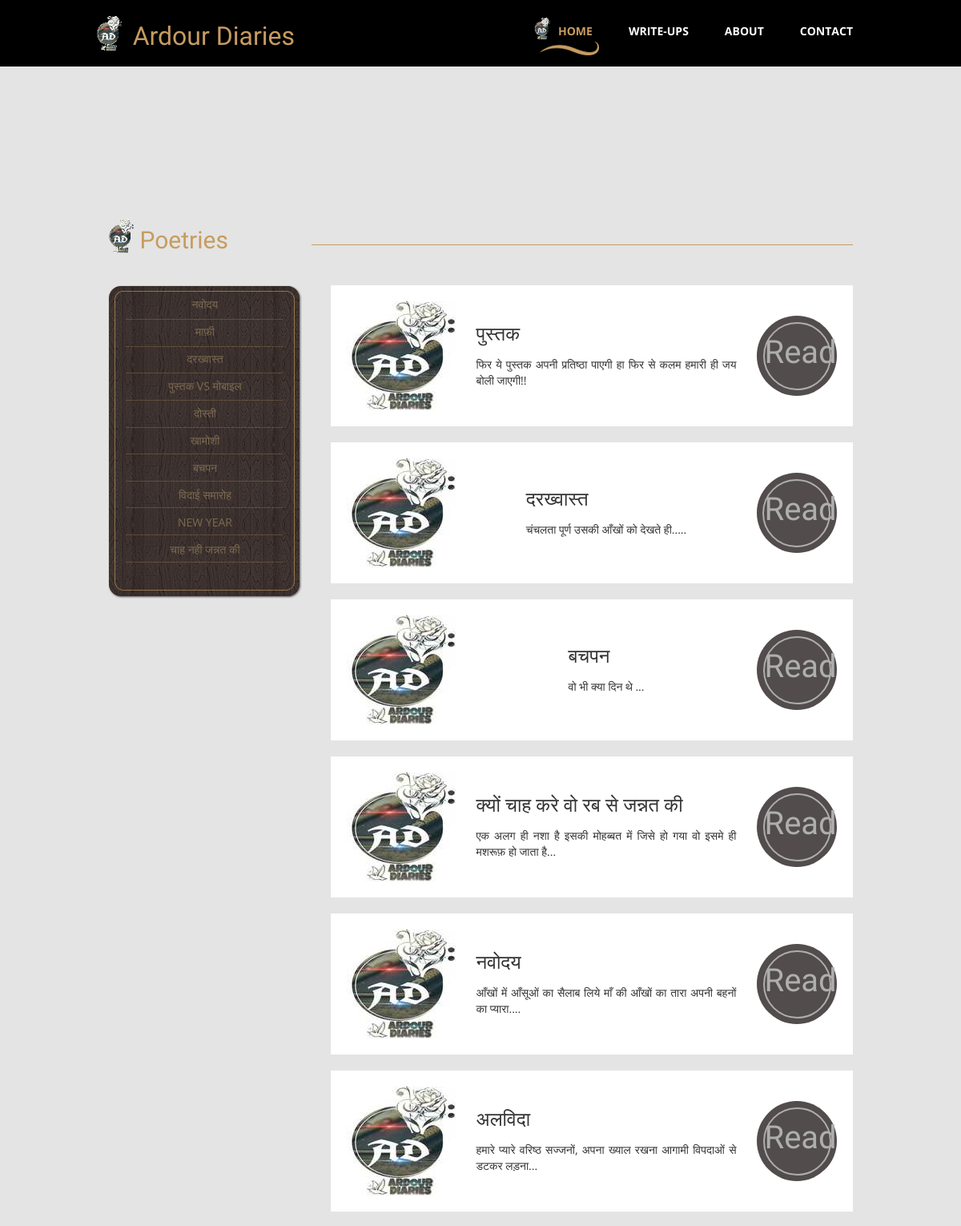
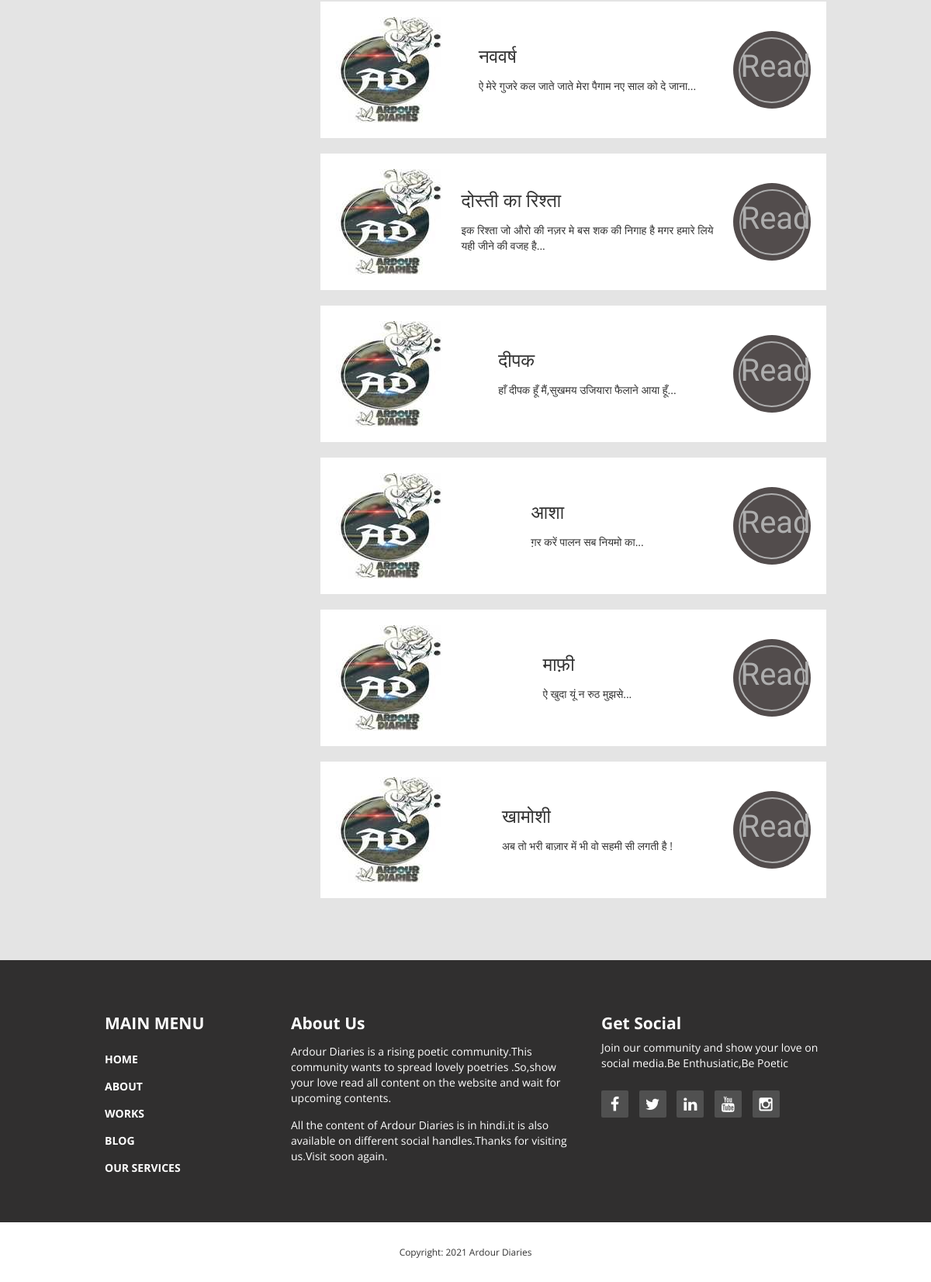
Page /poetries/ on the committed database (2 pictures, top to bottom).
### diaries/models.py (models this page shows, shortened)
class poems(models.Model):
    title = models.CharField(max_length=100, null=True)
    desc = models.TextField(max_length=500, null=True)
    content = models.TextField(max_length=5000, null=True)
    date_created = models.DateTimeField(auto_now_add=True, null=True)
    poems_image = models.ImageField(upload_to='poems',null=True, blank=True)
    insta_link = models.URLField(blank=True, null=True)
    fb_link = models.URLField(blank=True, null=True)
    class Meta:
        ordering = ["-date_created"]

### diaries/views.py (the view)
# urls.py: path('poetries/', views.poetries, name="poetries"),
def poetries(request):
    poem = poems.objects.all()
    return render(request, "poetries.html", {'poem': poem})

### templates/poetries.html
{% extends 'main.html' %}
{% block content %}
{% load static %}
    <div class="tm-main-section light-gray-bg">
      <div class="container" id="main">
        <section class="tm-section row">
          <div class="col-lg-12 tm-section-header-container margin-bottom-30">
            <h2 class="tm-section-header gold-text tm-handwriting-font"><img src="{% static 'img/logo.png' %}" alt="Logo" class="tm-site-logo"> Poetries</h2>
            <div class="tm-hr-container"><hr class="tm-hr"></div>
          </div>
          <div>
            <div class="col-lg-3 col-md-3">
              <div class="tm-position-relative margin-bottom-30">
                <nav class="tm-side-menu">
                  <ul>
                    <li><a href="/poetries/poeme/11">नवोदय</a></li>
                    <li><a href="/poetries/poeme/3">माफ़ी</a></li>
                    <li><a href="/poetries/poeme/1">दरख्वास्त</a></li>
                    <li><a href="/poetries/poeme/7">पुस्तक VS मोबाइल</a></li>
                    <li><a href="/poetries/poeme/8">दोस्ती</a></li>
                    <li><a href="/poetries/poeme/2">खामोशी</a></li>
                    <li><a href="/poetries/poeme/4">बचपन</a></li>
                    <li><a href="/poetries/poeme/10">विदाई समारोह</a></li>
                    <li><a href="/poetries/poeme/1">New Year</a></li>
                    <li><a href="/poetries/poeme/1"> चाह नही जन्नत की</a></li>
                  </ul>
                </nav>
                <img src="{% static 'img/vertical-menu-bg.png' %}" alt="Menu bg" class="tm-side-menu-bg">
              </div>
            </div>
            <div class="tm-menu-product-content col-lg-9 col-md-9">
            {% for i in poem %}
              <div class="tm-product">
                <img src="{% static 'img/logo1.jpeg' %}" alt="Poetries">
                <div class="tm-product-text">
                  <h3 class="tm-product-title">{{i.title}}</h3>
                  <p class="tm-product-description">{{i.desc}}</p>
                </div>
                <div class="tm-product-price">
                  <a href="/poetries/poeme/{{i.id}}" class="tm-product-price-link tm-handwriting-font">Read</a>
                </div>
              </div>
              {% endfor %}
            </div>
          </div>
        </section>
      </div>
    </div>
    {% endblock %}

### static/css/templatemo-style.css (style rules this page uses)
body { overflow-x: hidden; }
ul { margin: 0; padding: 0; }
* { font-family: 'Open Sans', sans-serif; }
.container { max-width: 960px; }
.tm-handwriting-font { font-family: 'Damion', cursive; }
.tm-site-logo, .tm-site-name { vertical-align: bottom; }
.tm-section { margin-bottom: 60px; }
.gold-text { color: #c79c60; }
.tm-position-relative { position: relative; }
.light-gray-bg { background-color: #e4e4e4; }
.tm-main-section { padding-top: 170px; }
.margin-bottom-30 { margin-bottom: 30px; }
.tm-section-header-container { display: -webkit-box; display: -webkit-flex; display: -ms-flexbox; display: flex; -webkit-box-align: end; -webkit-align-items: flex-end; -ms-flex-align: end; align-items: flex-end; }
.tm-section-header { width: 350px; }
.tm-hr-container { width: 100%; height: 41px; }
.tm-hr { border-color: #c79c60; }
.tm-side-menu { color: white; width: 242px; padding-top: 7px; position: relative; z-index: 1; text-align: center; text-transform: uppercase; }
.tm-side-menu-bg { position: absolute; top: 0; left: 0; }
.tm-side-menu li { list-style: none; }
.tm-side-menu li a { color: #7c6a51; padding: 7px; display: block; -webkit-transition: all 0.3s ease; transition: all 0.3s ease; }
.tm-product { margin-right: 0; margin-left: auto; max-width: 652px; display: -webkit-box; display: -webkit-flex; display: -ms-flexbox; display: flex; -webkit-box-pack: justify; -webkit-justify-content: space-between; -ms-flex-pack: justify; justify-content: space-between; -webkit-box-align: center; -webkit-align-items: center; -ms-flex-align: center; align-items: center; background-color: white; padding: 20px; }
.tm-product-text { max-width: 325px; }
.tm-product-price { width: 100px; height: 100px; background-color: rgb(82, 76, 76); border-radius: 50%; display: -webkit-box; display: -webkit-flex; display: -ms-flexbox; display: flex; -webkit-box-align: center; -webkit-align-items: center; -ms-flex-align: center; align-items: center; -webkit-box-pack: center; -webkit-justify-content: center; -ms-flex-pack: center; justify-content: center; color: white; position: relative; }
.tm-product-title { margin-top: 0; margin-bottom: 15px; -webkit-transition: all 0.3s ease; transition: all 0.3s ease; }
.tm-product-description { margin-bottom: 0; text-align: justify; }
.tm-product-price-link { border: 2px solid rgb(174,174,174); border-radius: 50%; width: 85px; height: 85px; -webkit-transition: all 0.3s ease; transition: all 0.3s ease; text-align: center; padding-top: 7px; font-size: 40px; color: rgb(174,174,174); }
.tm-product { cursor: pointer; margin-bottom: 20px; }

### rows in the picture
poems: title "पुस्तक", desc "फिर ये पुस्तक अपनी प्रतिष्ठा पाएगी हा फिर से कलम हमारी ही जय बोली जाएगी!!"
poems: title "दरख्वास्त", desc "चंचलता पूर्ण उसकी आँखों को देखते ही....."
poems: title "बचपन", desc "वो भी क्या दिन थे ..."
poems: title "क्यों चाह करे वो रब से जन्नत की", desc "एक अलग ही नशा है इसकी मोहब्बत में जिसे हो गया वो इसमे ही मशरूफ़ हो जाता है..."
poems: title "नवोदय", desc "आँखों में आँसूओं का सैलाब लिये माँ की आँखों का तारा अपनी बहनों का प्यारा...."
poems: title "अलविदा", desc "हमारे प्यारे वरिष्ठ सज्जनों, अपना ख्याल रखना आगामी विपदाओं से डटकर लड़ना..."
poems: title "नववर्ष", desc "ऐ मेरे गुजरे कल जाते जाते मेरा पैगाम नए साल को दे जाना..."
poems: title "दोस्ती का रिश्ता", desc "इक रिश्ता जो औरो की नज़र मे बस शक की निगाह है मगर हमारे लिये यही जीने की वजह है..."
poems: title "दीपक", desc "हाँ दीपक हूँ मैं,सुखमय उजियारा फैलाने आया हूँ..."
poems: title "आशा", desc "ग़र करें पालन सब नियमो का..."
poems: title "माफ़ी", desc "ऐ खुदा यूं न रुठ मुझसे..."
poems: title "खामोशी", desc "अब तो भरी बाज़ार में भी वो सहमी सी लगती है !"
